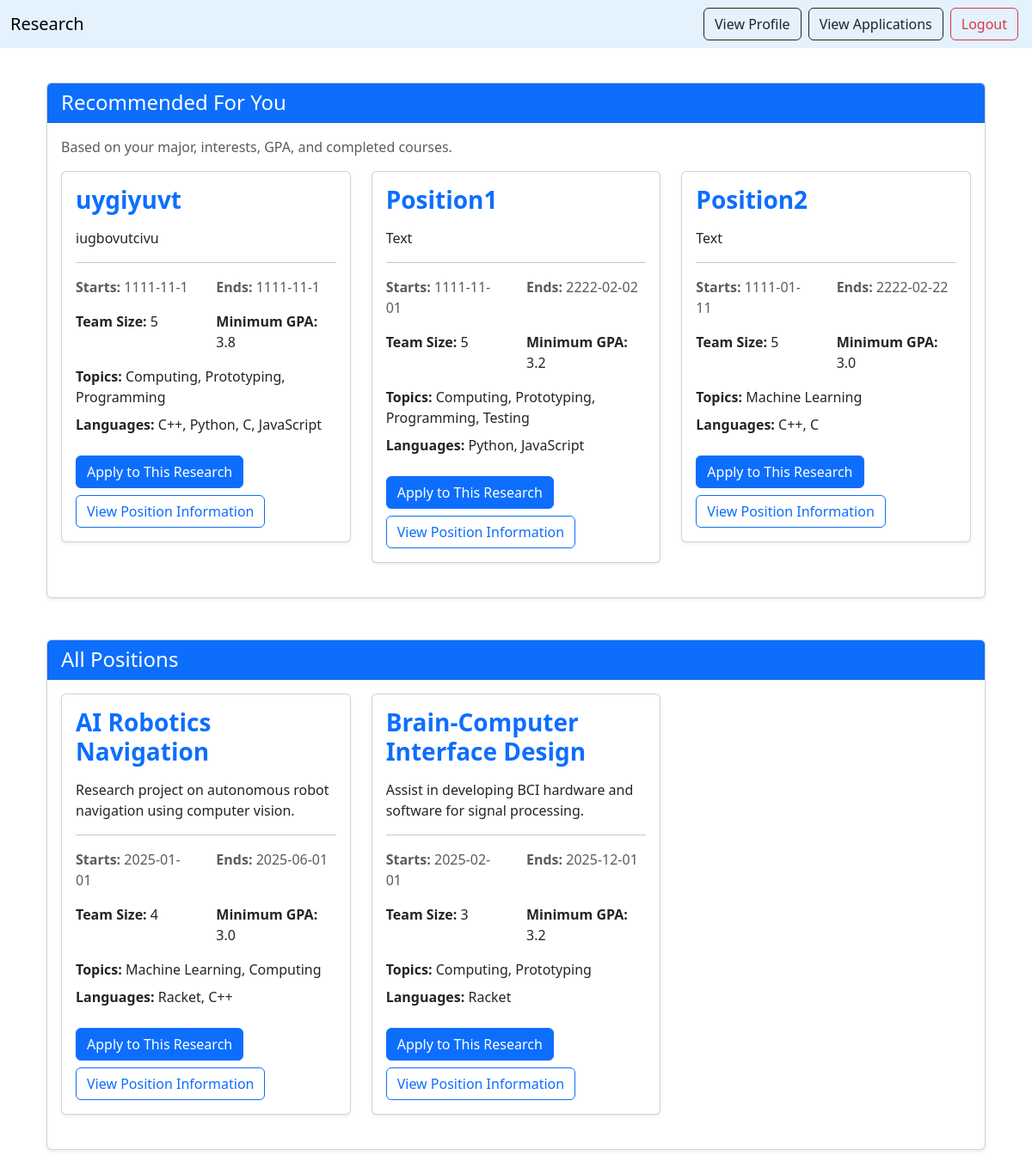
/student/index (signed in), run on the app's committed database.
### app/main/models.py (models this page shows, shortened)
class Positions(db.Model):
    id: sqlo.Mapped[int] = sqlo.mapped_column(primary_key=True)
    title: sqlo.Mapped[str] = sqlo.mapped_column(sqla.String(150))
    body: sqlo.Mapped[str] = sqlo.mapped_column(sqla.String(2000))
    startdate: sqlo.Mapped[str] = sqlo.mapped_column(sqla.String(50))
    enddate: sqlo.Mapped[str] = sqlo.mapped_column(sqla.String(50))
    team_size: sqlo.Mapped[int] = sqlo.mapped_column(sqla.Integer)
    min_gpa: sqlo.Mapped[float] = sqlo.mapped_column(sqla.Float)
    reference_required: sqlo.Mapped[bool] = sqlo.mapped_column(default=False)
    faculty_id : sqlo.Mapped[int] = sqlo.mapped_column(sqla.ForeignKey(Faculty.id), index = True)
    topics_positions: sqlo.Mapped[list['Topic']] = sqlo.relationship(
        'Topic',
        secondary=positions_topics_table,
        back_populates='positions_topics'
    )
    languages_positions: sqlo.Mapped[list['Languages']] = sqlo.relationship(
        'Languages',
        secondary=positions_languages_table,
        back_populates='positions_list'
    )
    coursework_positions: sqlo.Mapped[list['Coursework']] = sqlo.relationship(
        'Coursework',
        secondary=positions_coursework_table,
        back_populates='positions_coursework'
    )
    majors_positions: sqlo.Mapped[list['Major']] = sqlo.relationship(
        'Major',
        secondary=positions_majors_table,
        back_populates='positions_in_major'
    )
    applied_students: sqlo.Mapped["Student"] = sqlo.relationship(
        secondary=applied_students_table,
        back_populates="applied_positions"
    )
    faculty: sqlo.Mapped["Faculty"] = sqlo.relationship(back_populates="positions")
    student_applications: sqlo.Mapped["Application"] = sqlo.relationship(back_populates="position", cascade="all, delete")

class Topic(db.Model):
    id: sqlo.Mapped[int] = sqlo.mapped_column(primary_key=True)
    name: sqlo.Mapped[str] = sqlo.mapped_column(sqla.String(100))
    students_topics: sqlo.WriteOnlyMapped['Student'] = sqlo.relationship(
        'Student',
        secondary=student_topics_table,
        back_populates='topics_students',
        passive_deletes = True
    )
    positions_topics: sqlo.WriteOnlyMapped['Positions'] = sqlo.relationship(
        'Positions',
        secondary=positions_topics_table,
        back_populates='topics_positions',
        passive_deletes = True
    )

class Languages(db.Model):
    id: sqlo.Mapped[int] = sqlo.mapped_column(primary_key=True)
    name: sqlo.Mapped[str] = sqlo.mapped_column(sqla.String(50))
    students_languages: sqlo.WriteOnlyMapped['Student'] = sqlo.relationship(
        'Student',
        secondary=student_languages_table,
        back_populates='languages_students',
        passive_deletes = True
    )
    positions_list: sqlo.WriteOnlyMapped['Positions'] = sqlo.relationship(
        'Positions',
        secondary=positions_languages_table,
        back_populates='languages_positions',
        passive_deletes = True
    )

### app/main/routes.py (the view)
@main.route('/student/index', methods=['GET', 'POST'])
@student_required
def student_index():
    empty_form = EmptyForm()
    student = current_user
    positions = Positions.query.all()
    num_positions = len(positions)
    def score_position_for_student(position, student):
        score = 0
        student_majors = {m.id for m in student.majors_of_student}
        position_majors = {m.id for m in position.majors_positions}
        score += len(student_majors.intersection(position_majors)) * 3
        student_topics = {t.id for t in student.topics_students}
        position_topics = {t.id for t in position.topics_positions}
        score += len(student_topics.intersection(position_topics)) * 2
        student_courses = {sc.coursework_id for sc in student.coursework_students}
        position_courses = {c.id for c in position.coursework_positions}
        score += len(student_courses.intersection(position_courses)) * 1
        return score
    scored_positions = [
        (position, score_position_for_student(position, student))
        for position in positions
    ]
    scored_positions.sort(key=lambda x: x[1], reverse=True)
    recommended_positions = [p for p, s in scored_positions[:3] if s > 0]
    recommended_ids = {p.id for p in recommended_positions}
    other_positions = [p for p, s in scored_positions if p.id not in recommended_ids]
    return render_template(
        "student_index.html",
        num_positions=num_positions,
        form=empty_form,
        recommended_positions=recommended_positions,
        other_positions=other_positions
    )

### app/main/models.py (called while the page is built)
@login.user_loader
def load_user(id):
    return db.session.get(User, int(id))

### app/main/routes.py (called while the page is built)
def student_required(func):
    @wraps(func)
    @login_required
    def decorated(*args, **kwargs):
        if not current_user.user_type == 'Student':
            flash("You must be a student to access this page.")
            return redirect(url_for("main.home"))
        return func(*args, **kwargs)
    return decorated

### app/main/templates/student_index.html
{% extends "base.html" %}
{% block content %}
<div class="container py-4">
    <div class="card shadow-sm mb-5">
        <div class="card-header bg-primary text-white">
            <h4 class="mb-0">Recommended For You</h4>
        </div>
        <div class="card-body">
            <p class="text-muted">Based on your major, interests, GPA, and completed courses.</p>
            <div class="row g-4">
                {% for position in recommended_positions %}
                <div class="col-md-4">
                    {% include "_positions.html" %}
                </div>
                {% endfor %}
            </div>
        </div>
    </div>
    <div class="card shadow-sm mb-5">
        <div class="card-header bg-primary text-white">
            <h4 class="mb-0">All Positions</h4>
        </div>
        <div class="card-body">
            {% if other_positions %}
            <div class="row g-4">
                {% for position in other_positions %}
                <div class="col-md-4">
                    {% include "_positions.html" %}
                </div>
                {% endfor %}
            </div>
            {% else %}
            <p class="text-muted mt-2">No positions available at the moment.</p>
            {% endif %}
        </div>
    </div>
</div>
{% endblock %}

### app/main/templates/base.html (shortened to what this page needs)
<!doctype html>
<html lang="en">
<head>
  <link href="https://cdn.jsdelivr.net/npm/bootstrap@5.3.2/dist/css/bootstrap.min.css" rel="stylesheet">
  <link rel="stylesheet" href="{{ url_for('static', filename='css/main.css') }}">
</head>
<body>
  <nav class="navbar navbar-expand-lg navbar-light" style="background-color: #e3f2fd;">
    <div class="container-fluid">
      {% if current_user.is_anonymous %}
        <a class="navbar-brand" href="{{ url_for('main.home') }}">Research</a>
      {% else %}
        {% if current_user.__class__.__name__ == 'Student' %}
          <a class="navbar-brand" href="{{ url_for('main.student_index') }}">Research</a>
        {% else %}
          <a class="navbar-brand" href="{{ url_for('main.faculty_index') }}">Research</a>
        {% endif %}
      {% endif %}
      <div class="collapse navbar-collapse" id="navbarSupportedContent">
        <ul class="navbar-nav mb-2 mb-lg-0">
          {% if current_user.is_anonymous %}
              <a class="btn btn-outline-success mx-1" role="button" href="{{ url_for('auth.login') }}">Login</a>
              <a class="btn btn-outline-dark mx-1" role="button" href="{{ url_for('auth.register_student') }}">Student Register</a>
              <a class="btn btn-outline-dark mx-1" role="button" href="{{ url_for('auth.register_faculty') }}">Faculty Register</a>
          {% else %}
            {% if current_user.__class__.__name__ == 'Student' %}
              <a class="btn btn-outline-dark mx-1" role="button" href="{{ url_for('main.display_student_profile') }}">View Profile</a>
              <a class="btn btn-outline-dark mx-1" role="button" href="{{ url_for('main.student_dashboard') }}">View Applications</a>
            {% endif %}
            <a class="btn btn-outline-danger mx-1" role="button" href="{{ url_for('auth.logout_users') }}">Logout</a>
          {% endif %}
        </ul>
      </div>
    </div>
  </nav>
  <div class="container mt-3 pb-5">
    {% block content %}{% endblock %}
  </div>
</body>
</html>

### app/main/templates/_positions.html
<div class="card shadow-sm mb-4" id="position-{{ position.id }}">
    <div class="card-body">
        <h3 class="card-title text-primary fw-bold mb-3">{{ position.title }}</h3>
        <p class="card-text" style="white-space: pre-wrap;">{{ position.body }}</p>
        <hr>
        <div class="row mb-3 text-muted">
            <div class="col-md-6"><strong>Starts:</strong> {{ position.startdate }}</div>
            <div class="col-md-6"><strong>Ends:</strong> {{ position.enddate }}</div>
        </div>
        <div class="row mb-3">
            <div class="col-md-6"><strong>Team Size:</strong> {{ position.team_size }}</div>
            <div class="col-md-6"><strong>Minimum GPA:</strong> {{ position.min_gpa }}</div>
        </div>
        <p class="mb-2">
            <strong>Topics:</strong>
            {% for t in position.topics_positions %}
                {{ t.name }}{% if not loop.last %}, {% endif %}
            {% endfor %}
        </p>
        <p class="mb-4">
            <strong>Languages:</strong>
            {% for l in position.languages_positions %}
                {{ l.name }}{% if not loop.last %}, {% endif %}
            {% endfor %}
        </p>
        <div class="d-flex flex-wrap gap-2">
            {% if current_user.__class__.__name__ == 'Student' %}
            <a href="{{ url_for('main.apply_to_position', position_id=position.id) }}"
               class="btn btn-primary">
               Apply to This Research
            </a>
            {% endif %}
            <a href="{{ url_for('main.view_position', id=position.id) }}"
               class="btn btn-outline-primary">
               View Position Information
            </a>
        </div>
    </div>
</div>

### data on the page
Positions: title "uygiyuvt", body "iugbovutcivu", startdate "1111-11-1", enddate "1111-11-1", team_size "5", min_gpa "3.8"
Topic: name "Computing"
Topic: name "Prototyping"
Topic: name "Programming"
Languages: name "C++"
Languages: name "Python"
Languages: name "C"
Languages: name "JavaScript"
Positions: title "Position1", body "Text", startdate "1111-11-01", enddate "2222-02-02", team_size "5", min_gpa "3.2"
Topic: name "Testing"
Positions: title "Position2", body "Text", startdate "1111-01-11", enddate "2222-02-22", team_size "5", min_gpa "3.0"
Topic: name "Machine Learning"
Positions: title "AI Robotics Navigation", body "Research project on autonomous robot navigation using computer vision.", startdate "2025-01-01", enddate "2025-06-01", team_size "4", min_gpa "3.0"
Languages: name "Racket"
Positions: title "Brain-Computer Interface Design", body "Assist in developing BCI hardware and software for signal processing.", startdate "2025-02-01", enddate "2025-12-01", team_size "3", min_gpa "3.2"
